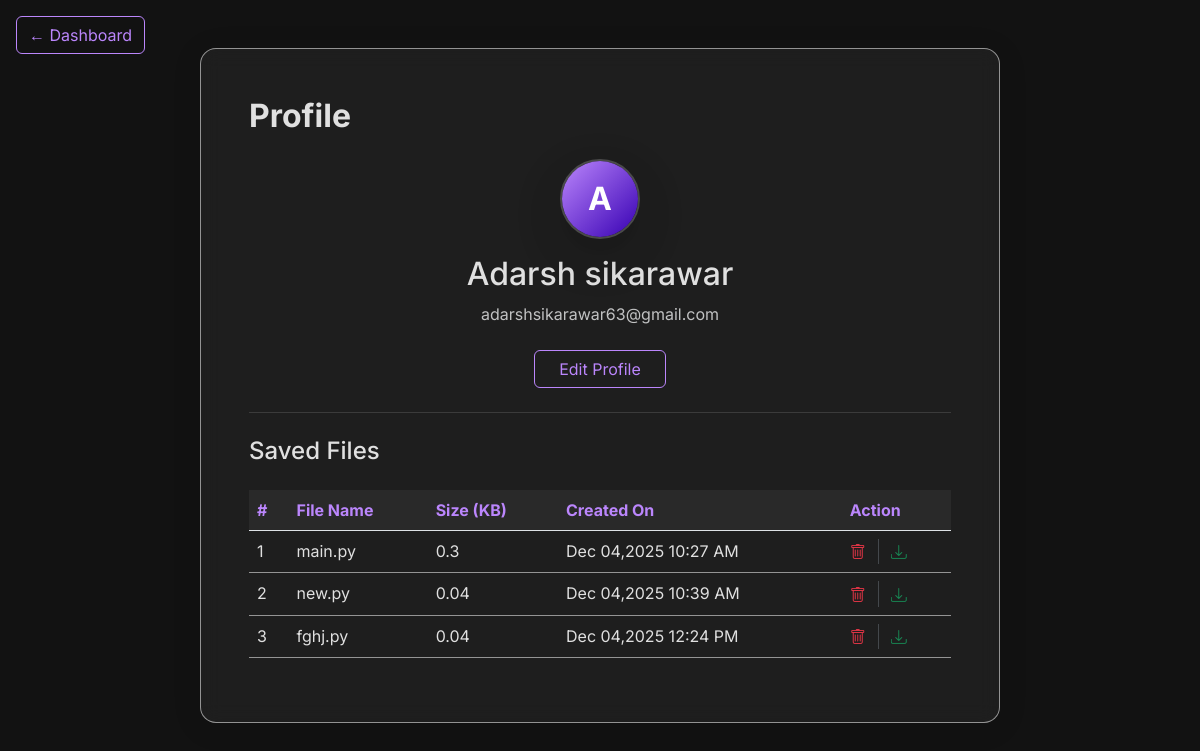
The page /profile/ (signed in) on the database as committed earlier.
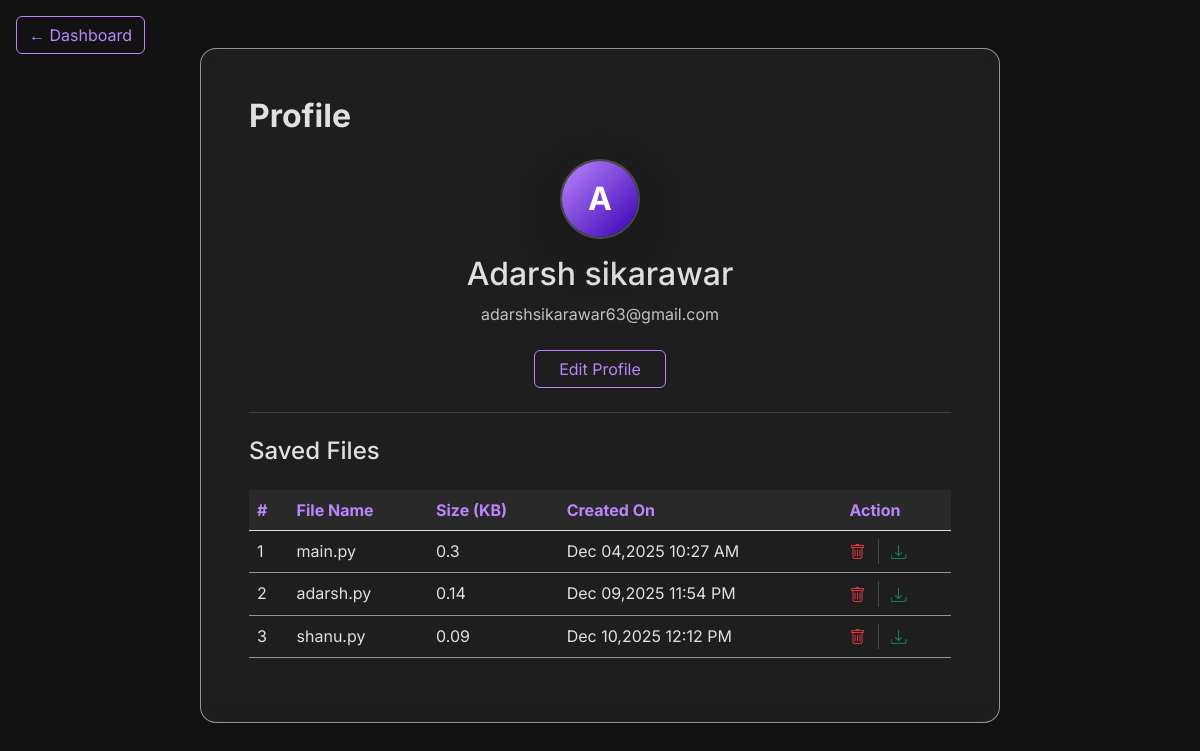
The same page on the database as committed later.
### mainapp/models.py (models this page shows, shortened)
class OurUser(AbstractUser):
    username = None
    email = models.EmailField(unique=True)
    name = models.CharField(max_length=100)
    profile_photo = models.ImageField(
        upload_to='profile_photos/',
        default='profile_photos/default.png',
        blank=True,
        null=True
    )
    editor_theme = models.CharField(max_length=50, default='vs-dark')
    USERNAME_FIELD = 'email'
    REQUIRED_FIELDS = ['name']
    objects = CustomUserManager()

class UserFile(models.Model):
    user = models.ForeignKey(settings.AUTH_USER_MODEL, on_delete=models.CASCADE)
    file_name = models.CharField(max_length=255)
    file_path = models.CharField(max_length=500)
    file_size = models.FloatField(default=0.0)  # size in KB
    created_at = models.DateTimeField(auto_now_add=True)
    def size_in_kb(self):
        return round(self.file_size, 2)

### mainapp/views.py (the view)
# urls.py: path('profile/', views.profilepage, name="profile"),
@login_required
def profilepage(request):
    files = UserFile.objects.filter(user=request.user)
    return render(request, 'profile.html', {'files': files})

### mainapp/templates/profile.html (shortened to what this page needs)
{% load static %}
<!DOCTYPE html>
<html lang="en">
<head>
    <link href="{% static 'styles/bootstrap.min.css' %}" rel="stylesheet">
    <link href="{% static 'styles/theme.css' %}" rel="stylesheet">
    <link rel="stylesheet" href="https://cdnjs.cloudflare.com/ajax/libs/bootstrap/5.3.8/css/bootstrap-grid.min.css"
 />
    <link rel="stylesheet" href="https://cdn.jsdelivr.net/npm/bootstrap-icons@1.11.1/font/bootstrap-icons.css">
</head>
<body>
    <div class="container py-5 text-center">
        <div class="glass-panel p-5 mx-auto" style="max-width: 800px;">
            <h2 class="fw-bold text-start mb-4"> Profile </h2>
            <div class="mx-auto mb-3 shadow-lg rounded-circle overflow-hidden position-relative"
                style="width: 80px; height: 80px; border: 2px solid rgba(255,255,255,0.2);">
                {% if request.user.profile_photo and "default.png" not in request.user.profile_photo.url %}
                <img src="{{ request.user.profile_photo.url }}" class="w-100 h-100 object-fit-cover">
                {% else %}
                <div class="w-100 h-100 d-flex align-items-center justify-content-center text-white fw-bold fs-2"
                    style="background: linear-gradient(135deg, var(--primary-purple), var(--primary-purple-dark));">
                    {{ request.user.name|slice:":1"|upper }}
                </div>
                {% endif %}
            </div>
            <h2 class="mb-2 text-center">{{ request.user.name }}</h2>
            <p class="text-light text-center mb-4 opacity-75">{{ request.user.email }}</p>
            <button type="button" class="btn btn-outline-glass px-4" onclick="openProfileModal()">Edit Profile</button>
            <hr class="my-4" style="border-color: var(--glass-border);">
            <h4 class="mb-4 text-start">Saved Files</h4>
            {% if files %}
            <div class="table-responsive">
                <table class="table table-hover text-start" style="color: var(--text-light);">
                    <thead style="background-color: rgba(255,255,255,0.05);">
                        <tr>
                            <th style="background: transparent; color: var(--primary-purple);"> # </th>
                            <th style="background: transparent; color: var(--primary-purple);">File Name</th>
                            <th style="background: transparent; color: var(--primary-purple);">Size (KB)</th>
                            <th style="background: transparent; color: var(--primary-purple);">Created On</th>
                            <th style="background: transparent; color: var(--primary-purple);">Action </th>
                        </tr>
                    </thead>
                    <tbody>
                        {% for file in files %}
                        <tr style="border-color: var(--glass-border);">
                            <td style="background: transparent; color: var(--text-light);">{{ forloop.counter }}</td>
                            <td style="background: transparent; color: var(--text-light);">{{ file.file_name }}</td>
                            <td style="background: transparent; color: var(--text-light);">{{ file.size_in_kb }}</td>
                            <td style="background: transparent; color: var(--text-light);">
                                {{ file.created_at|date:"M d,Y h:i A" }}</td>
                            <td style="background: transparent;">
                                <div class="d-flex align-items-center gap-2">
                                    <form method="POST" action="{% url 'delete_file' file.id %}"
                                        style="display:inline;">
                                        <button type="submit"
                                            class="btn btn-sm p-0 border-0 bg-transparent text-danger shadow-none"
                                            onclick="return confirm('Do you really want to delete \'{{ file.file_name }}\' ?');"
                                            title="Delete">
                                            <i class="bi bi-trash fs-6"></i>
                                        </button>
                                    </form>
                                    <form method="GET" action="{% url 'download_file' file.id %}"
                                        style="display:inline;">
                                        <button type="submit"
                                            class="btn btn-sm p-0 border-0 bg-transparent text-success shadow-none"
                                            title="Download">
                                            <i class="bi bi-download fs-6"></i>
                                        </button>
                                    </form>
                                </div>
                            </td>
                        </tr>
                        {% endfor %}
                    </tbody>
                </table>
            </div>
            {% else %}
            <p class="text-muted">No files created yet.</p>
            {% endif %}
        </div>
    </div>
    <div class="fixed-top p-3">
        <a href="{% url 'dashboard' %}" class="btn btn-outline-glass">
            &larr; Dashboard
        </a>
    </div>
</body>
</html>

### mainapp/static/styles/theme.css (style rules this page uses)
:root { --bg-dark: #121212; --bg-dark-secondary: #1e1e1e; --primary-purple: #bb86fc; --primary-purple-dark: #3700b3; --accent-teal: #03dac6; --text-light: #e0e0e0; --text-muted: #a0a0a0; --glass-bg: rgba(255, 255, 255, 0.05); --glass-border: rgba(255, 255, 255, 0.527); --glass-shadow: 0 4px 30px rgba(0, 0, 0, 0.1); --glass-blur: 10px; --navbar-bg: rgba(18, 18, 18, 0.95); }
body { background-color: var(--bg-dark); color: var(--text-light); font-family: 'Inter', sans-serif; }
.glass-panel { background: var(--glass-bg); border-radius: 16px; box-shadow: var(--glass-shadow); backdrop-filter: blur(var(--glass-blur)); -webkit-backdrop-filter: blur(var(--glass-blur)); border: 1px solid var(--glass-border); }
button, .btn { transition: all 0.3s cubic-bezier(0.25, 0.8, 0.25, 1); position: relative; overflow: hidden; }
.btn-outline-glass { background: transparent; border: 1px solid var(--primary-purple); color: var(--primary-purple); }
h1, h2, h3, h4, h5, h6 { color: var(--text-light); }

Rows that differ between the two databases and show on the page:
removed UserFile: file_name "new.py", size_in_kb "0.04", created_at "Dec 04,2025 10:39 AM"
removed UserFile: file_name "fghj.py", size_in_kb "0.04", created_at "Dec 04,2025 12:24 PM"
added UserFile: file_name "adarsh.py", size_in_kb "0.14", created_at "Dec 09,2025 11:54 PM"
added UserFile: file_name "shanu.py", size_in_kb "0.09", created_at "Dec 10,2025 12:12 PM"
